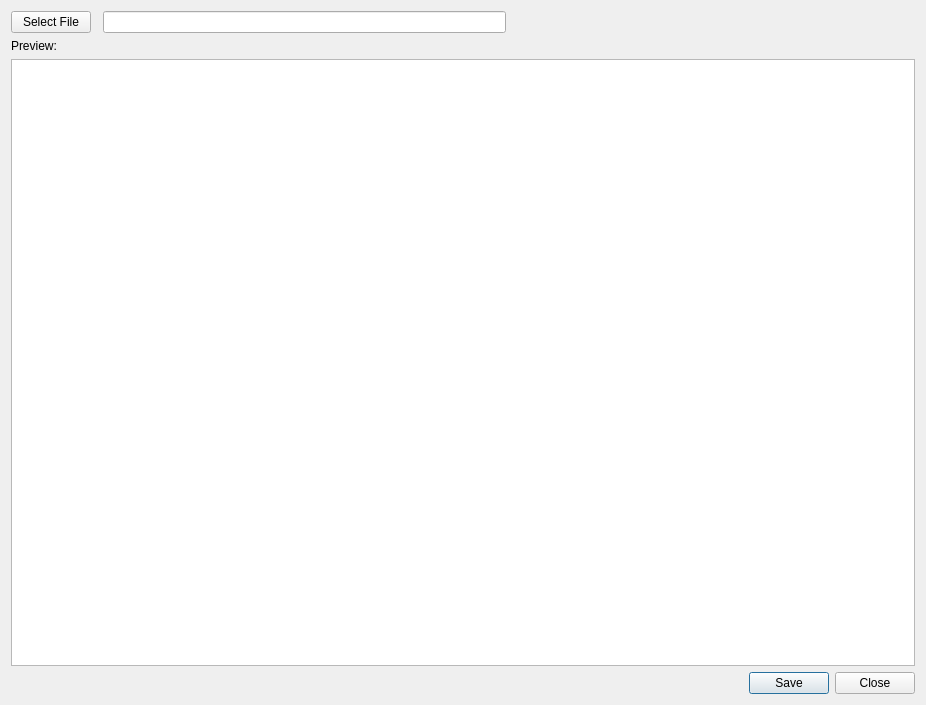
<?xml version="1.0" encoding="UTF-8"?>
<ui version="4.0">
 <class>import_from_excel</class>
 <widget class="QDialog" name="import_from_excel">
  <property name="geometry">
   <rect>
    <x>0</x>
    <y>0</y>
    <width>926</width>
    <height>705</height>
   </rect>
  </property>
  <property name="windowTitle">
   <string>Dialog</string>
  </property>
  <layout class="QGridLayout" name="gridLayout">
   <item row="2" column="0" colspan="4">
    <widget class="QTableView" name="tableView">
     <property name="alternatingRowColors">
      <bool>true</bool>
     </property>
    </widget>
   </item>
   <item row="1" column="0">
    <widget class="QLabel" name="label">
     <property name="text">
      <string>Preview:</string>
     </property>
    </widget>
   </item>
   <item row="0" column="3">
    <spacer name="horizontalSpacer">
     <property name="orientation">
      <enum>Qt::Horizontal</enum>
     </property>
     <property name="sizeHint" stdset="0">
      <size>
       <width>40</width>
       <height>20</height>
      </size>
     </property>
    </spacer>
   </item>
   <item row="0" column="2">
    <widget class="QLineEdit" name="file_name_label">
     <property name="readOnly">
      <bool>true</bool>
     </property>
    </widget>
   </item>
   <item row="0" column="0">
    <widget class="QPushButton" name="select_file_button">
     <property name="text">
      <string>Select File</string>
     </property>
    </widget>
   </item>
   <item row="3" column="0" colspan="4">
    <widget class="QDialogButtonBox" name="buttonBox">
     <property name="standardButtons">
      <set>QDialogButtonBox::Close|QDialogButtonBox::Save</set>
     </property>
    </widget>
   </item>
  </layout>
 </widget>
 <resources/>
 <connections/>
</ui>
